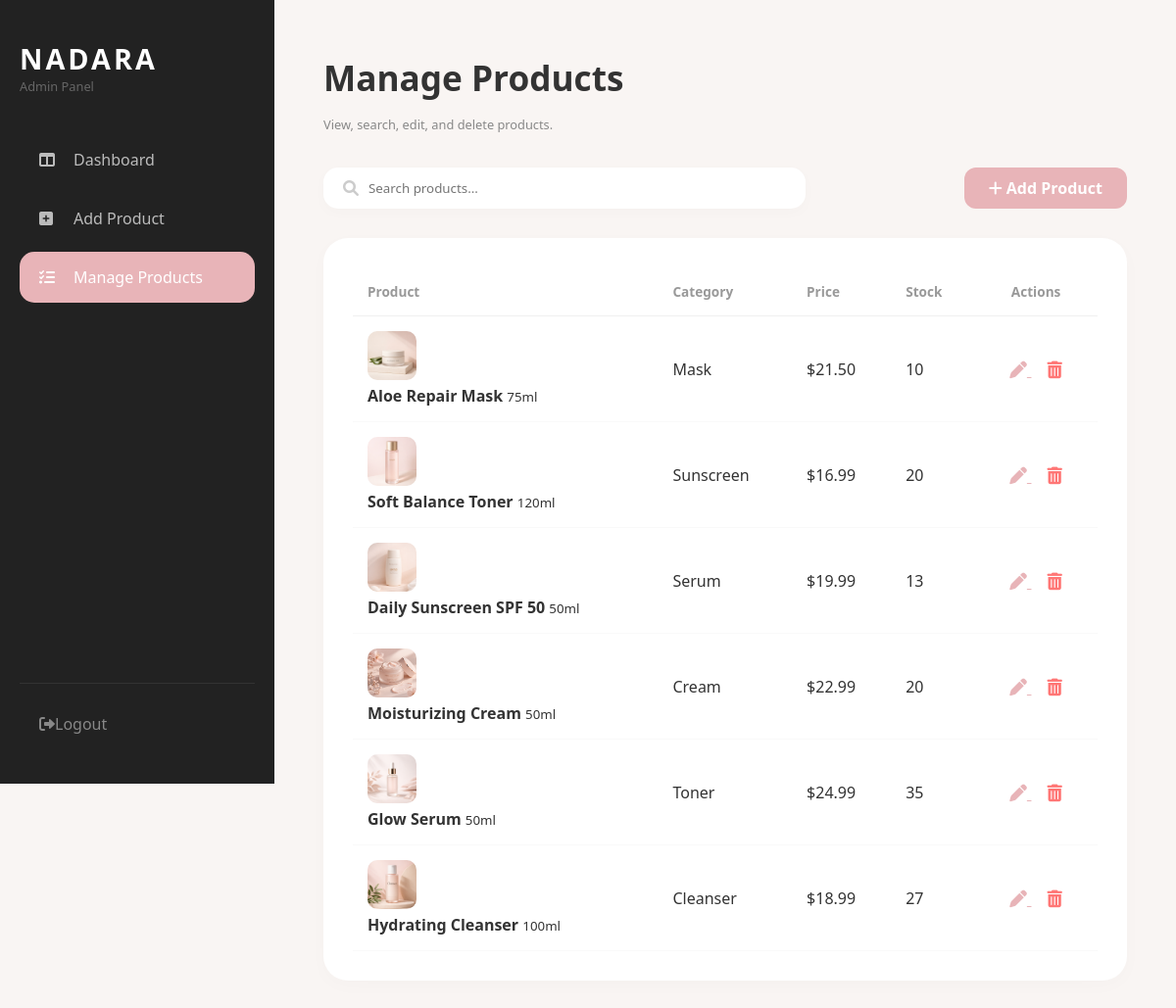
/manage_products.php, run on the app's committed database.
### tables this page shows
CREATE TABLE `products` (
  `product_id` int(11) NOT NULL,
  `name` varchar(100) NOT NULL,
  `image` varchar(255) NOT NULL,
  `stock` int(11) NOT NULL,
  `price` decimal(10,2) NOT NULL,
  `description` text DEFAULT NULL,
  `category` varchar(100) DEFAULT NULL,
  `size` varchar(50) DEFAULT NULL
);

### manage_products.php (the view, shortened to what this page needs)
<?php
include 'db.php';
$search = "";
$sql = "SELECT * FROM products
        WHERE name LIKE '%$search%'
        ORDER BY product_id DESC";
$result = mysqli_query($conn, $sql);
?>
<!DOCTYPE html>
<html lang="en">
<head>
    <link rel="stylesheet" href="style1.css">
    <link rel="stylesheet" href="https://cdnjs.cloudflare.com/ajax/libs/font-awesome/6.0.0/css/all.min.css">
</head>
<body>
    <div class="dashboard-wrapper">
       <?php include 'slide.php'; ?>
        <main class="main-content">
            <div class="content-container">
                <header class="page-header">
                    <h2>Manage Products</h2>
                    <p>View, search, edit, and delete products.</p>
                </header>
                <div class="management-actions" style="display: flex; justify-content: space-between; align-items: center; margin-bottom: 30px;">
                    <form method="GET" action="manage_products.php" class="search-box">
                        <i class="fas fa-search" style="color: #ccc;"></i>
                        <input
                            type="text"
                            name="search"
                            placeholder="Search products..."
                            value="<?php echo htmlspecialchars($search); ?>"
                        >
                    </form>
                    <a href="add_product.php" class="add-new-btn">
                        <i class="fas fa-plus"></i> Add Product
                    </a>
                </div>
                <div class="table-card">
                    <table class="products-table">
                        <thead>
                            <tr>
                                <th>Product</th>
                                <th>Category</th>
                                <th>Price</th>
                                <th>Stock</th>
                                <th style="text-align: center;">Actions</th>
                            </tr>
                        </thead>
                        <tbody>
                            <?php if ($result && mysqli_num_rows($result) > 0) { ?>
                                <?php while ($row = mysqli_fetch_assoc($result)) { ?>
                                    <tr>
                                        <td class="product-info">
                                            <img
                                                src="images/<?php echo $row['image']; ?>"
                                                alt="Product"
                                                style="width: 50px; height: 50px; border-radius: 10px; object-fit: cover;"
                                            >
                                            <div class="details">
                                                <strong><?php echo $row['name']; ?></strong>
                                                <small><?php echo $row['size']; ?></small>
                                            </div>
                                        </td>
                                        <td><?php echo $row['category']; ?></td>
                                        <td>$<?php echo $row['price']; ?></td>
                                        <td><?php echo $row['stock']; ?></td>
                                        <td class="action-icons" style="text-align: center;">
                                            <a
                                                href="add_product.php?edit_id=<?php echo $row['product_id']; ?>"
                                                class="btn-edit"
                                            >
                                                <i class="fas fa-pen"></i>
                                            </a>
                                            <a
                                                href="manage_products.php?delete_id=<?php echo $row['product_id']; ?>"
                                                class="btn-delete"
                                                onclick="return confirm('Are you sure you want to delete this product?');"
                                            >
                                                <i class="fas fa-trash-alt"></i>
                                            </a>
                                        </td>
                                    </tr>
                                <?php } ?>
                            <?php } ?>
                        </tbody>
                    </table>
                </div>
            </div>
        </main>
    </div>
</body>
</html>

### style1.css (style rules this page uses)
:root { --primary: #E8B4B8; --primary-hover: #d69ea2; --bg-color: #F9F5F3; --sidebar-dark: #222222; --white: #ffffff; --text-dark: #333333; --text-grey: #888888; --transition: 0.3s ease; }
* { margin: 0; padding: 0; box-sizing: border-box; font-family: 'Segoe UI', Tahoma, sans-serif; }
body { background-color: var(--bg-color); min-height: 100vh; color: var(--text-dark); }
.dashboard-wrapper { display: flex; min-height: 100vh; }
.main-content { margin-left: 280px; flex: 1; padding: 50px; }
.content-container { max-width: 1100px; margin: 0 auto; }
.page-header h2 { font-size: 2.2rem; color: var(--text-dark); margin-bottom: 15px; }
.page-header p { color: var(--text-grey); margin-bottom: 35px; }
.table-card, .recent-orders-section, .form-card { background: white; padding: 30px; border-radius: 25px; box-shadow: 0 5px 20px rgba(0,0,0,0.02); }
.orders-table, .products-table { width: 100%; border-collapse: collapse; text-align: left; }
.orders-table th, .products-table th { padding: 15px; color: #999; font-size: 0.85rem; border-bottom: 1px solid #f0f0f0; }
.orders-table td, .products-table td { padding: 15px; border-bottom: 1px solid #f9f9f9; vertical-align: middle; }
.add-new-btn { background: var(--primary); color: white; padding: 10px 25px; border-radius: 12px; text-decoration: none; font-weight: 600; transition: 0.3s; }
.action-icons a { font-size: 1.1rem; margin: 0 8px; transition: 0.3s; }
.btn-edit { color: var(--primary) !important; }
.btn-delete { color: #ff7675 !important; }
.search-box { background: white; padding: 12px 20px; border-radius: 15px; box-shadow: 0 4px 15px rgba(0,0,0,0.02); display: flex; align-items: center; width: 60%; }
.search-box input { border: none; outline: none; margin-left: 10px; width: 100%; }
header h2 { font-size: 1.1rem; margin: 5px 0; }
header p { color: #999; font-size: 0.8rem; margin-bottom: 30px; }

### data on the page
products: image (picture), name "Aloe Repair Mask", size "75ml", category "Mask", price "21.50", stock "10"
products: image (picture), name "Soft Balance Toner", size "120ml", category "Sunscreen", price "16.99", stock "20"
products: image (picture), name "Daily Sunscreen SPF 50", size "50ml", category "Serum", price "19.99", stock "13"
products: image (picture), name "Moisturizing Cream", size "50ml", category "Cream", price "22.99", stock "20"
products: image (picture), name "Glow Serum", size "50ml", category "Toner", price "24.99", stock "35"
products: image (picture), name "Hydrating Cleanser", size "100ml", category "Cleanser", price "18.99", stock "27"
